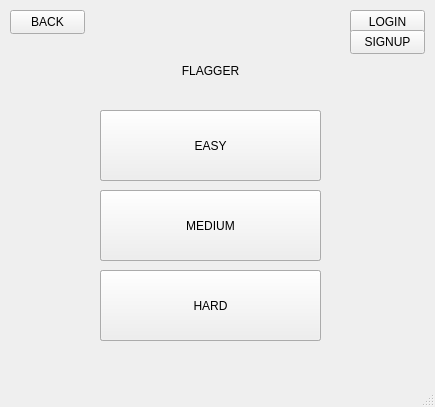
<?xml version="1.0" encoding="UTF-8"?>
<ui version="4.0">
 <class>MainWindow</class>
 <widget class="QMainWindow" name="MainWindow">
  <property name="geometry">
   <rect>
    <x>0</x>
    <y>0</y>
    <width>435</width>
    <height>407</height>
   </rect>
  </property>
  <property name="windowTitle">
   <string>MainWindow</string>
  </property>
  <widget class="QWidget" name="centralwidget">
   <widget class="QPushButton" name="playButton">
    <property name="geometry">
     <rect>
      <x>100</x>
      <y>110</y>
      <width>221</width>
      <height>71</height>
     </rect>
    </property>
    <property name="text">
     <string>PLAY </string>
    </property>
   </widget>
   <widget class="QPushButton" name="studyButton">
    <property name="geometry">
     <rect>
      <x>100</x>
      <y>190</y>
      <width>221</width>
      <height>71</height>
     </rect>
    </property>
    <property name="text">
     <string>STUDY</string>
    </property>
   </widget>
   <widget class="QPushButton" name="helpButton">
    <property name="geometry">
     <rect>
      <x>100</x>
      <y>270</y>
      <width>221</width>
      <height>71</height>
     </rect>
    </property>
    <property name="text">
     <string>HELP</string>
    </property>
   </widget>
   <widget class="QPushButton" name="loginButton">
    <property name="geometry">
     <rect>
      <x>350</x>
      <y>10</y>
      <width>75</width>
      <height>24</height>
     </rect>
    </property>
    <property name="text">
     <string>LOGIN</string>
    </property>
   </widget>
   <widget class="QPushButton" name="signupButton">
    <property name="geometry">
     <rect>
      <x>350</x>
      <y>30</y>
      <width>75</width>
      <height>24</height>
     </rect>
    </property>
    <property name="text">
     <string>SIGNUP</string>
    </property>
   </widget>
   <widget class="QPushButton" name="easyButton">
    <property name="geometry">
     <rect>
      <x>100</x>
      <y>110</y>
      <width>221</width>
      <height>71</height>
     </rect>
    </property>
    <property name="text">
     <string>EASY</string>
    </property>
   </widget>
   <widget class="QPushButton" name="mediumButton">
    <property name="geometry">
     <rect>
      <x>100</x>
      <y>190</y>
      <width>221</width>
      <height>71</height>
     </rect>
    </property>
    <property name="text">
     <string>MEDIUM</string>
    </property>
   </widget>
   <widget class="QPushButton" name="hardButton">
    <property name="geometry">
     <rect>
      <x>100</x>
      <y>270</y>
      <width>221</width>
      <height>71</height>
     </rect>
    </property>
    <property name="text">
     <string>HARD</string>
    </property>
   </widget>
   <widget class="QPushButton" name="backButton">
    <property name="geometry">
     <rect>
      <x>10</x>
      <y>10</y>
      <width>75</width>
      <height>24</height>
     </rect>
    </property>
    <property name="text">
     <string>BACK</string>
    </property>
   </widget>
   <widget class="QLabel" name="label">
    <property name="geometry">
     <rect>
      <x>150</x>
      <y>50</y>
      <width>121</width>
      <height>41</height>
     </rect>
    </property>
    <property name="text">
     <string>FLAGGER</string>
    </property>
    <property name="alignment">
     <set>Qt::AlignCenter</set>
    </property>
   </widget>
  </widget>
  <widget class="QMenuBar" name="menubar">
   <property name="geometry">
    <rect>
     <x>0</x>
     <y>0</y>
     <width>435</width>
     <height>22</height>
    </rect>
   </property>
  </widget>
  <widget class="QStatusBar" name="statusbar"/>
 </widget>
 <resources/>
 <connections/>
</ui>
